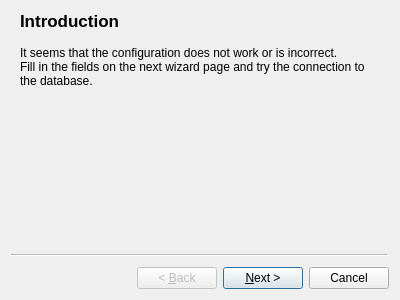
<?xml version="1.0" encoding="UTF-8"?>
<ui version="4.0">
 <class>Wizard</class>
 <widget class="QWizard" name="Wizard">
  <property name="geometry">
   <rect>
    <x>0</x>
    <y>0</y>
    <width>400</width>
    <height>300</height>
   </rect>
  </property>
  <property name="windowTitle">
   <string>Wizard</string>
  </property>
  <widget class="QWizardPage" name="IntroPage">
   <property name="title">
    <string>Introduction</string>
   </property>
   <layout class="QHBoxLayout" name="horizontalLayout">
    <item>
     <widget class="QLabel" name="label">
      <property name="text">
       <string>It seems that the configuration does not work or is incorrect.
Fill in the fields on the next wizard page and try the connection to the database.</string>
      </property>
      <property name="wordWrap">
       <bool>true</bool>
      </property>
     </widget>
    </item>
   </layout>
  </widget>
  <widget class="QWizardPage" name="DbConfigPage">
   <property name="title">
    <string>Database configuration</string>
   </property>
   <property name="subTitle">
    <string>Specify information on how to connect to db</string>
   </property>
  </widget>
  <widget class="QWizardPage" name="conclusionPage"/>
 </widget>
 <resources/>
 <connections/>
</ui>
